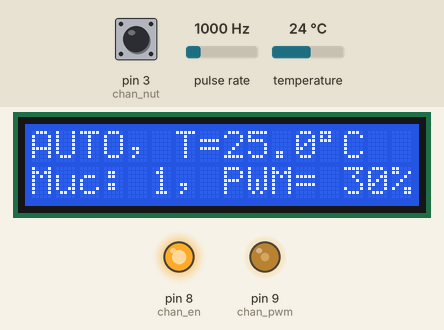
A sketch run on a simulated Arduino Uno, built with avr-gcc and run on an emulated ATmega328P. Parts: 16×2 character LCD, output pins drawn as LEDs (lit = HIGH). Wiring (inferred from the names in the program): pulse sensor: data pin 2. Inputs (shaded band) come from the test bench; at power-on: temperature 24 °C, pin 3 (chan_nut) HIGH, pulse rate 1000 Hz.

Above: at 1.2 s.
1.3 s: temperature set to 20.2 °C
At 4.3 s:
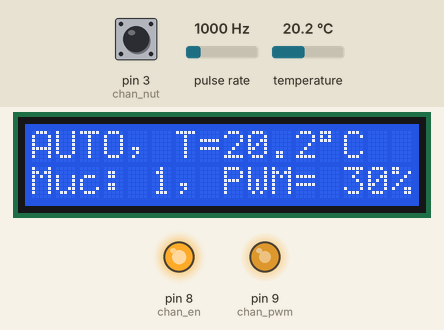
6.3 s: temperature set to 19 °C
At 8.5 s:
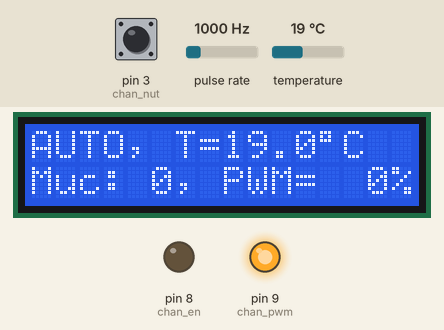
9.3 s: pin 3 (chan_nut) pulled LOW for 3.2 s
At 14.3 s:
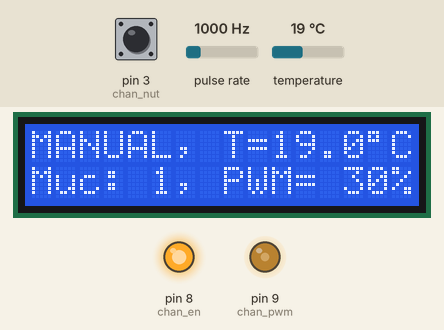
16.5 s: temperature set to 10.3 °C
At 18.8 s:
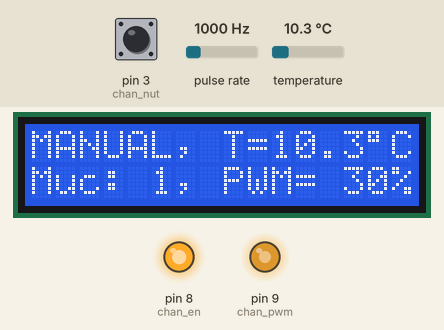
19.3 s: temperature set to 9.6 °C
At 22.1 s:
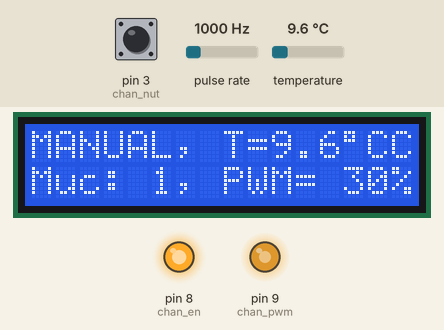
23.8 s: pin 3 (chan_nut) pulled LOW for 3.2 s
At 28.3 s:
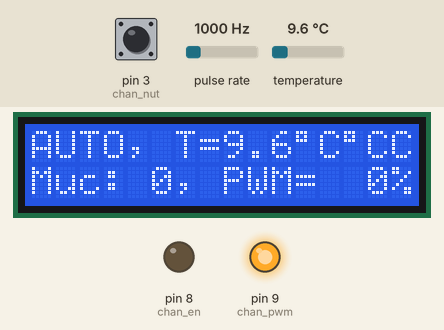
Timing chart, 0 to 29.8 s (numbered marks = the images above; inputs shaded):
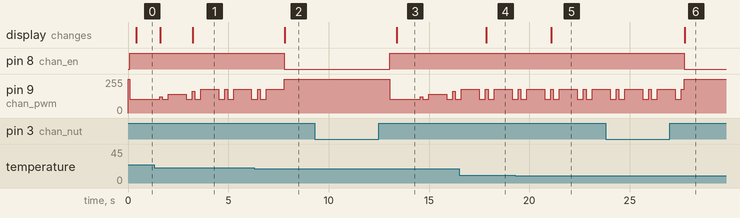

The sketch:

smart-ventilator.ino
```cpp
#include <OneWire.h>
#include <DallasTemperature.h>
#include <Wire.h>
#include <LiquidCrystal_I2C.h>

/* ================== Pin mapping ================== */
const uint8_t chan_pwm  = 9;   // OC1A -> PWM 25kHz (ra base NPN qua R 4.7–10k)
const uint8_t chan_en   = 8;   // Gate MOSFET low-side (D8) de cat mass quat o Lv0
const uint8_t chan_nut  = 3;   // Nut nhan, INPUT_PULLUP (LOW = nhan)
const uint8_t chan_ds   = 4;   // DS18B20 data (kem 4.7k keo len 5V)
const uint8_t chan_tach = 2;   // Tach input (INT0), co pull-up 10k -> 5V

/* ================== LCD I2C ================== */
LiquidCrystal_I2C lcd(0x27, 16, 2);

/* ================== DS18B20 ================== */
OneWire mot_day(chan_ds);
DallasTemperature cam_bien(&mot_day);

/* ================== Quat / tham so ================== */
// Fan 4 day chuan PC: PWM "active HIGH" tai day xanh duong.
// Voi mach NPN keo xuong, HIGH tren day PWM = NPN tat (duoc keo len 5V).
// Ta phat PWM o D9 roi DAO duty: OCR1A = (1 - duty_mong_muon) * ICR1.
const float duty_tat  = 0.00;
const float duty_muc1 = 0.30;
const float duty_muc2 = 0.60;
const float duty_muc3 = 1.00;

// Nguong Auto (co hysteresis)
const float t_tat_max  = 20.0; // <25 -> Muc 1
const float t_muc1_max = 25.0; // 25..30 -> Muc 2
const float t_muc2_max = 30.0; // >30 -> Muc 3
const float t_hyst     = 0.5;  // chong nhap nhay quanh nguong

// Thay doi muot
const float buoc_muot = 0.08;                     // thay doi toi da moi chu ky (0..1)
float duty_muc_tieu = 0.0, duty_hien_tai = 0.0;

/* ================== Trang thai =============== */
enum muc_thu_cong { M_TAT = 0, M_MUC1, M_MUC2, M_MUC3 };
muc_thu_cong muc_thu_cong_hien_tai = M_TAT;
bool che_do_tu_dong = true;

/* Nut (debounce + long-press) */
bool nut_on_dinh = HIGH;               // INPUT_PULLUP: tha = HIGH
uint32_t nut_thoi_diem_doi_ms = 0;
const uint32_t loc_nhay_ms = 30;
bool nut_da_nhan = false;
uint32_t nut_bat_dau_ms = 0;
const uint32_t giu_lau_ms = 1200;

/* Tach */
volatile uint32_t tach_xung = 0;   // dem canh FALLING
uint32_t lan_rpm_ms = 0;
uint16_t toc_do_vong = 0;

/* ======= prototypes (do dat_duty dung trong cai_dat_pwm_25khz) ======= */
void dat_duty(float d01);
void cai_dat_pwm_25khz();

/* ================== PWM 25kHz tren Timer1 (pin 9) ================== */
void cai_dat_pwm_25khz(){
  pinMode(chan_pwm, OUTPUT);
  TCCR1A = 0; TCCR1B = 0;
  ICR1 = 639;
  TCCR1A = (1<<COM1A1) | (1<<WGM11);
  TCCR1B = (1<<WGM13)  | (1<<WGM12) | (1<<CS10);
  dat_duty(0.0);
}
// Timer1 Fast PWM mode 14, TOP = ICR1, no prescale
  // 16MHz / (1 * (1+639)) ≈ 25kHz
// DAO duty de ra "thoi gian chay" tren day PWM quat
void dat_duty(float d01){
  if (d01 < 0) d01 = 0;
  if (d01 > 1) d01 = 1;
  float dao = 1.0 - d01;                // DAO o day (active-low tai D9 -> active-high o day PWM)
  OCR1A = (uint16_t)(dao * ICR1);
}

/* ================== Auto theo nhiet (hysteresis) ================== */
muc_thu_cong muc_tu_nhiet_do(float t){
  static muc_thu_cong truoc = M_TAT;
  switch (truoc){
    case M_TAT:
      if (t >= t_tat_max + t_hyst) truoc = M_MUC1;
      break;
    case M_MUC1:
      if (t <  t_tat_max - t_hyst) truoc = M_TAT;
      else if (t >= t_muc1_max + t_hyst) truoc = M_MUC2;
      break;
    case M_MUC2:
      if (t <  t_muc1_max - t_hyst) truoc = M_MUC1;
      else if (t >= t_muc2_max + t_hyst) truoc = M_MUC3;
      break;
    case M_MUC3:
      if (t <  t_muc2_max - t_hyst) truoc = M_MUC2;
      break;
  }
  return truoc;
}

/* ================== Nut nhan ================== */
void xu_ly_nut(){
  bool muc_tho = digitalRead(chan_nut);
  uint32_t now = millis();
  if (muc_tho != nut_on_dinh && (now - nut_thoi_diem_doi_ms) > loc_nhay_ms) {
    nut_on_dinh = muc_tho;
    nut_thoi_diem_doi_ms = now;

    if (nut_on_dinh == LOW) { // press
      nut_da_nhan = true;
      nut_bat_dau_ms = now;
    } else if (nut_da_nhan) { // release
      uint32_t thoi_gian = now - nut_bat_dau_ms;
      if (thoi_gian >= giu_lau_ms) {
        che_do_tu_dong = !che_do_tu_dong;            // doi che do
        if (!che_do_tu_dong && muc_thu_cong_hien_tai == M_TAT) muc_thu_cong_hien_tai = M_MUC1; // vao Manual bat luon M1
      } else {
        if (!che_do_tu_dong) {
          // Manual cycle: OFF -> 1 -> 2 -> 3 -> OFF
          switch (muc_thu_cong_hien_tai){
            case M_TAT:  muc_thu_cong_hien_tai = M_MUC1; break;
            case M_MUC1: muc_thu_cong_hien_tai = M_MUC2; break;
            case M_MUC2: muc_thu_cong_hien_tai = M_MUC3; break;
            case M_MUC3: muc_thu_cong_hien_tai = M_TAT;  break;
          }
        }
      }
      nut_da_nhan = false;
    }
  }
}

/* ================== Tach ISR ================== */
void ngat_tach(){ tach_xung++; } // nhieu quat: 2 xung/vong

/* ================== Apply EN + PWM theo muc ================== */
void ap_dung_muc(uint8_t muc){
  // muc: 0..3 tuong ung Lv0..Lv3
  if (muc == 0){
    // TAT HAN: cat GND + PWM=0
    dat_duty(0.0);
    digitalWrite(chan_en, LOW);   // MOSFET OFF -> quat mat GND
  } else {
    // BAT GND truoc, roi dat PWM
    digitalWrite(chan_en, HIGH);  // MOSFET ON -> co GND
    // Kick-start neu vua bat va muc thap
    if (muc == 1){
      dat_duty(0.60); delay(300);
      dat_duty(0.30);
    } else if (muc == 2){
      dat_duty(0.60);
    } else {
      dat_duty(1.00);
    }
  }
}

/* ================== Setup ================== */
void setup() {
  pinMode(chan_nut, INPUT_PULLUP);
  pinMode(chan_tach, INPUT_PULLUP);
  attachInterrupt(digitalPinToInterrupt(chan_tach), ngat_tach, FALLING);

  pinMode(chan_en, OUTPUT);
  digitalWrite(chan_en, LOW);  // mac dinh tat quat (cat mass)

  cai_dat_pwm_25khz();
  cam_bien.begin();

  lcd.init(); lcd.backlight();
  lcd.clear();

  Serial.begin(115200);
  lan_rpm_ms = millis();
}

/* ================== Loop ================== */
void loop() {
  xu_ly_nut();

  // Doc nhiet do (0.5s/lan)
  static uint32_t lan_doc_nhiet_ms = 0;
  static float nhiet_do_c = 25.0;
  if (millis() - lan_doc_nhiet_ms > 500) {
    cam_bien.requestTemperatures();
    float t = cam_bien.getTempCByIndex(0);
    if (t > -40 && t < 125) nhiet_do_c = t;
    lan_doc_nhiet_ms = millis();
  }

  // Xac dinh duty/muc theo Auto/Manual
  if (che_do_tu_dong) {
    muc_thu_cong muc = muc_tu_nhiet_do(nhiet_do_c);
    switch (muc){
      case M_TAT:  duty_muc_tieu = duty_tat;  break;
      case M_MUC1: duty_muc_tieu = duty_muc1; break;
      case M_MUC2: duty_muc_tieu = duty_muc2; break;
      case M_MUC3: duty_muc_tieu = duty_muc3; break;
    }
  } else {
    switch (muc_thu_cong_hien_tai){
      case M_TAT:  duty_muc_tieu = duty_tat;  break;
      case M_MUC1: duty_muc_tieu = duty_muc1; break;
      case M_MUC2: duty_muc_tieu = duty_muc2; break;
      case M_MUC3: duty_muc_tieu = duty_muc3; break;
    }
  }

  // Kick-start & Slew muot (chi thay doi duty_hien_tai; EN xu ly rieng)
  static bool dang_kick = false;
  static uint32_t kick_ms = 0;
  if (duty_hien_tai < 0.2 && duty_muc_tieu >= duty_muc1) {
    duty_hien_tai = 0.6; dat_duty(duty_hien_tai);
    dang_kick = true; kick_ms = millis();
  }
  if (dang_kick && millis() - kick_ms > 400) dang_kick = false;

  if (!dang_kick){
    if (duty_hien_tai < duty_muc_tieu) duty_hien_tai = min(duty_hien_tai + buoc_muot, duty_muc_tieu);
    else                                duty_hien_tai = max(duty_hien_tai - buoc_muot, duty_muc_tieu);
  }
    // Luu y: dat_duty(duty_hien_tai) se duoc goi trong ap_dung_muc(...) ben duoi
  // Tinh RPM moi 1s
  if (millis() - lan_rpm_ms > 1000) {
    noInterrupts(); uint32_t xung = tach_xung; tach_xung = 0; interrupts();
    toc_do_vong = (uint16_t)((xung / 2.0) * 60.0); // gia su 2 xung/vong
    lan_rpm_ms = millis();
  }

  // Xac dinh muc de dieu khien EN + PWM
  uint8_t muc_hien_thi = 0;
  if (duty_muc_tieu <= (duty_tat + 0.01)) muc_hien_thi = 0;
  else if (duty_muc_tieu < (duty_muc2 - 0.05)) muc_hien_thi = 1;
  else if (duty_muc_tieu < (duty_muc3 - 0.05)) muc_hien_thi = 2;
  else muc_hien_thi = 3;

  // Ap dung EN + PWM (goi moi vong, idempotent)
  ap_dung_muc(muc_hien_thi);
  // Dong bo hoa dat_duty voi duty_hien_tai (slew), tru khi dang Lv0
  if (muc_hien_thi > 0) dat_duty(duty_hien_tai);

  // ====== LCD ======
  lcd.setCursor(0,0);
  lcd.print(che_do_tu_dong ? "AUTO, " : "MANUAL, ");
  lcd.print("T=");
  lcd.print(nhiet_do_c,1);
  lcd.print((char)223); lcd.print("C");

  lcd.setCursor(0,1);
  lcd.print("Muc: "); lcd.print(muc_hien_thi); lcd.print(",");
  lcd.print(" PWM=");
  int duty_phan_tram = (int)(duty_muc_tieu * 100.0 + 0.5);
  if (duty_phan_tram < 100) lcd.print(" ");
  if (duty_phan_tram < 10)  lcd.print(" ");
  lcd.print(duty_phan_tram); lcd.print("% ");

  delay(100);
}
```

Measured:
- the behaviour switches between 19.5 and 19.4 °C on temperature (found by bisection; images 1 and 2)
- the behaviour switches between 10 and 9.9 °C on temperature (found by bisection; images 4 and 5)
- after the input at 1.3 s, the display: first differs from a run without the input after 1.9 s (image 1)
- after the input at 6.3 s, pin 8 (chan_en): HIGH → LOW after 1.5 s; the display: changes after 1.5 s (image 2)
- after the input at 9.3 s, pin 8 (chan_en): LOW → HIGH after 3.8 s; pin 9 (chan_pwm): 255/255 → 102/255 after 3.8 s, → 122/255 1.5 s later, → 102/255 0.13 s later, → 142/255 0.30 s later, … (7 changes in this stretch); the display: changes after 4.1 s (image 3)
- after the input at 16.5 s, the display: changes after 1.3 s (image 4)
- after the input at 19.3 s, the display: changes after 1.8 s (image 5)
- after the input at 23.8 s, pin 8 (chan_en): HIGH → LOW after 3.9 s; the display: changes after 3.9 s (image 6)
